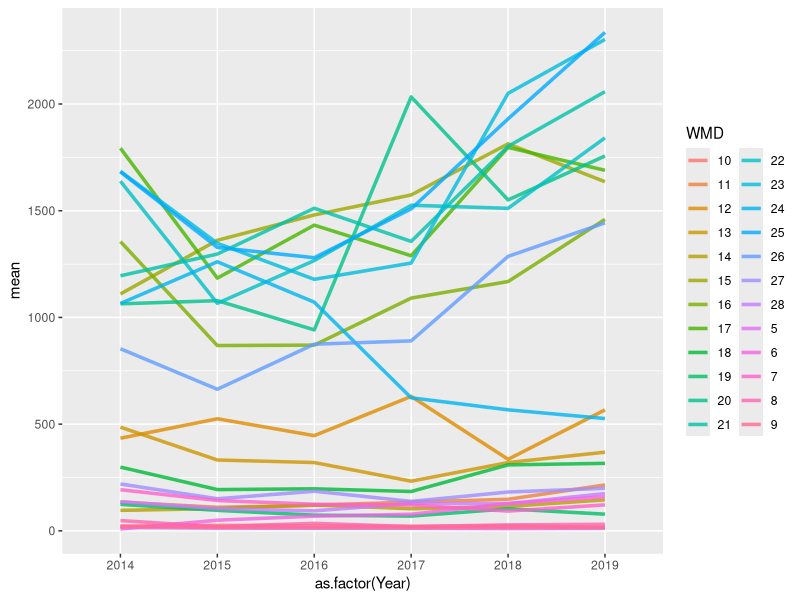
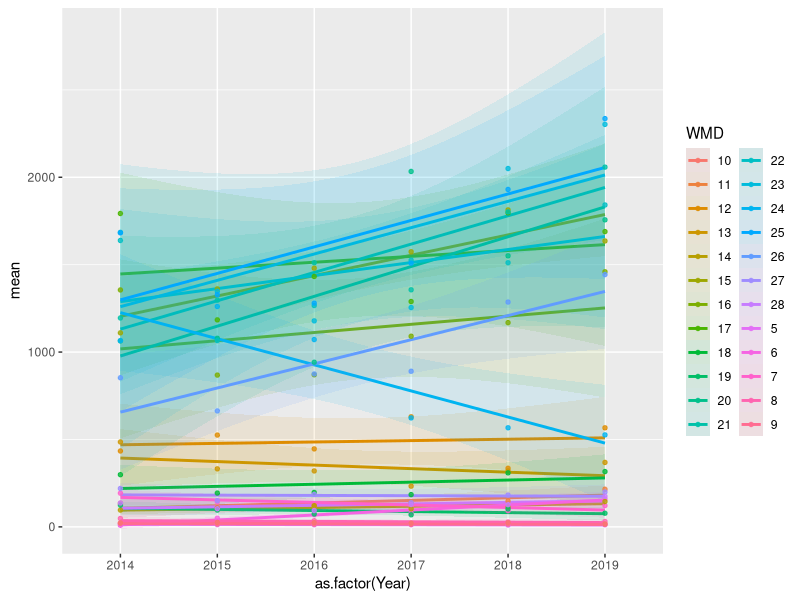
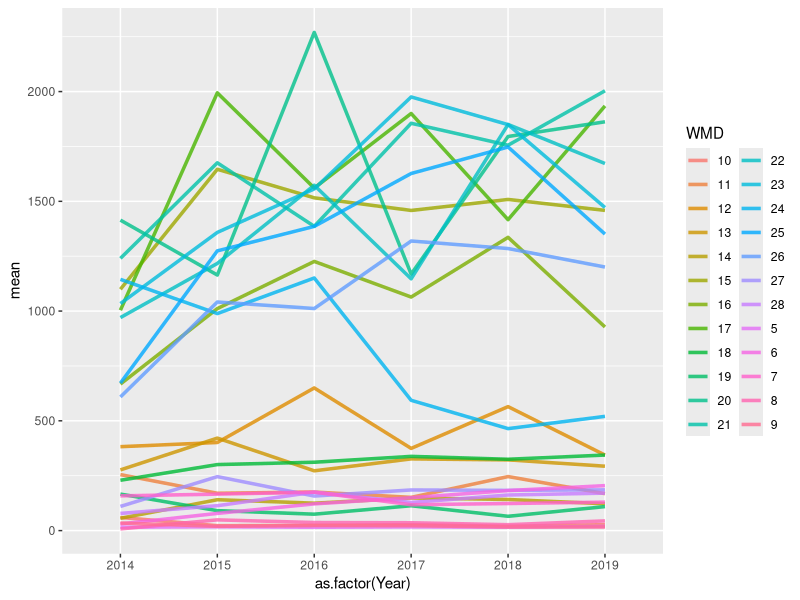
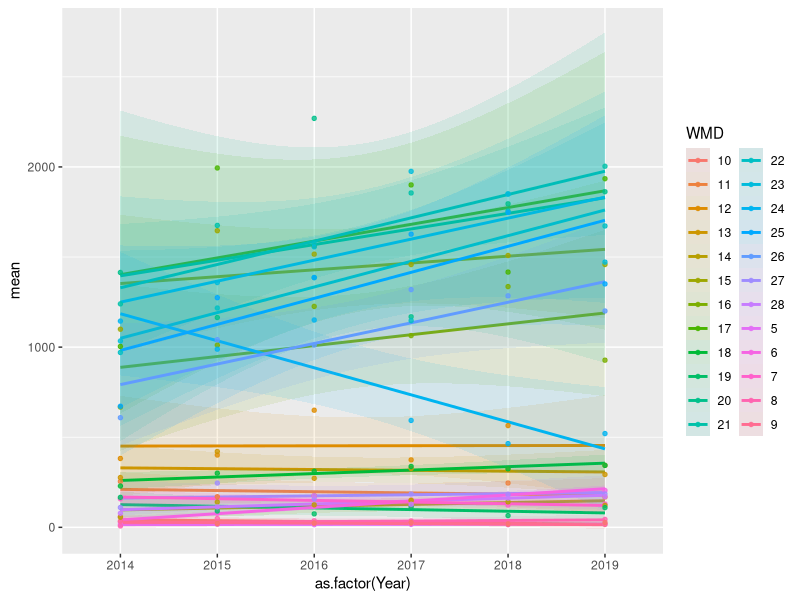
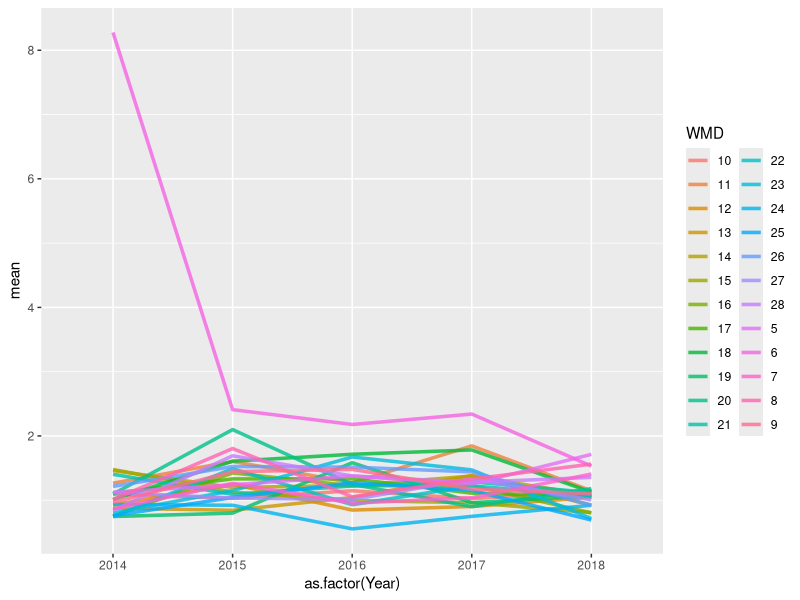
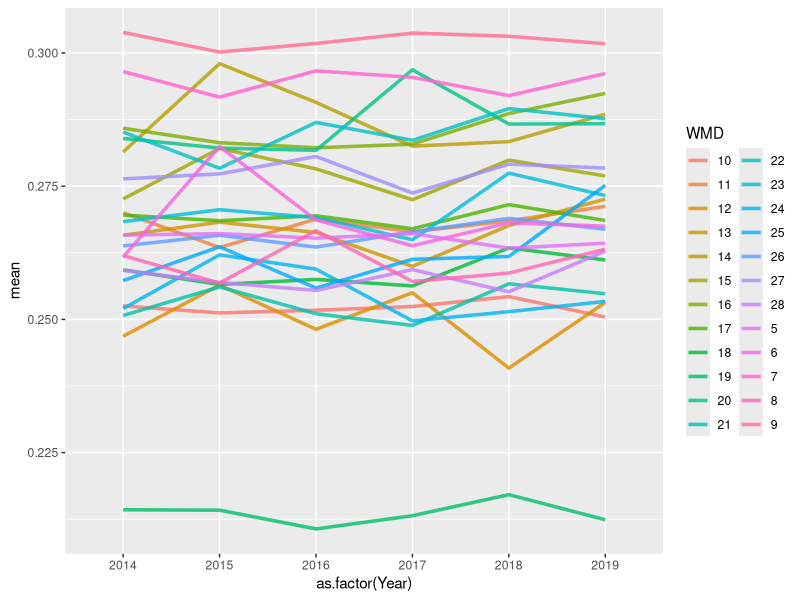
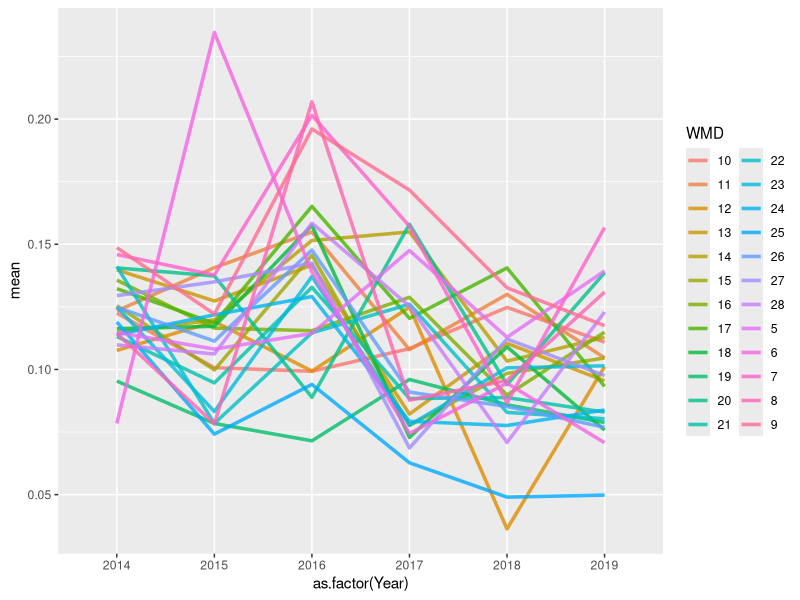
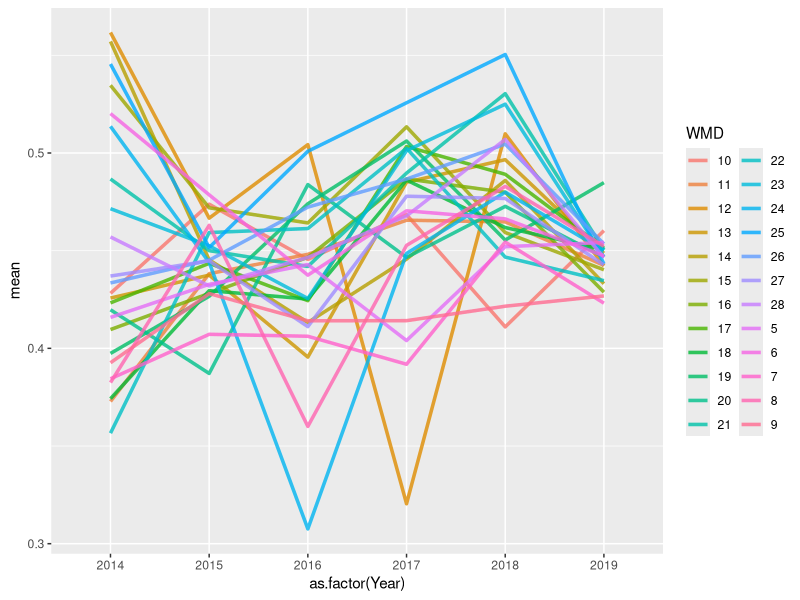

Generate these figures, in order, with R:
#Examine Model Outputs more easily
outputs <- read.csv("BR_P_SPP_SSPop_output.csv")
# outputs <- read.csv("2010to2019_SSPop_output.csv")
require(dplyr)
require(stringr)
require(tidyr)
require(miscTools)
require(ggplot2)

# population.long <- outputs %>%
#   filter(substr(X,1,1) == "N") %>%
#   mutate(Age = substr(X,3,3)) %>%
#   mutate(WMD = str_extract(X, "[:digit:]+")) %>%
#   mutate(Year = paste("Year",substr(str_extract(X, "[,^][:digit:]+"), 2,4), sep = "_")) %>%
#   dplyr::select(Year,Age, mean, WMD)
# population.est <- population.long %>%
#   pivot_wider(names_from = c(Age, Year), values_from = mean)
# View(population.est)

### WMD and Time Specific Abundance
# Adult
N.A.long <- outputs %>% 
  filter(substr(X,1,3) == "N.A") %>%
  mutate(WMD = str_extract(X, "[:digit:]+")) %>%
  mutate(Year = 2013 + as.numeric(substr(str_extract(X, "[,^][:digit:]+"), 2,4))) %>%
  dplyr::select(Year, mean, WMD)
N.A.est <- N.A.long %>%
  pivot_wider(names_from = c(Year), values_from = mean)
N.A.total <- data.frame(mean = colSums(N.A.est[2:ncol(N.A.est)]),
                        Year = min(N.A.long$Year):max(N.A.long$Year),
                        WMD = "Total")

ggplot(data = N.A.long, aes(y = mean, x = as.factor(Year), group = WMD)) +
  geom_line(aes(color = WMD), alpha = .8, size = 1.2)
ggsave("N_A_WMDestimates.jpeg", width = 12, height = 8, units = "in")

ggplot(data = N.A.long, aes(y = mean, x = as.factor(Year), group = WMD)) +
  stat_smooth(method = lm, aes(color = WMD, fill = WMD), alpha = .1)+
  geom_point(aes(color = WMD), alpha = .8, size = 1.2)
ggsave("N_A_WMDtrends.jpeg", width = 12, height = 8, units = "in")

write.csv(N.A.est, "N_A_WMDestimates.csv", row.names = F)


#Juvenile
N.J.long <- outputs %>% 
  filter(substr(X,1,3) == "N.J") %>%
  mutate(WMD = str_extract(X, "[:digit:]+")) %>%
  mutate(Year = 2013 + as.numeric(substr(str_extract(X, "[,^][:digit:]+"), 2,4))) %>%
  dplyr::select(Year, mean, WMD)
N.J.est <- N.J.long %>%
  pivot_wider(names_from = c(Year), values_from = mean)
N.J.total <- data.frame(mean = colSums(N.J.est[2:ncol(N.J.est)]),
                        Year = min(N.A.long$Year):max(N.J.long$Year),
                        WMD = "Total")

ggplot(data = N.J.long, aes(y = mean, x = as.factor(Year), group = WMD)) +
  geom_line(aes(color = WMD), alpha = .8, size = 1.2)
ggsave("N_J_WMDestimates.jpeg", width = 12, height = 8, units = "in")

ggplot(data = N.J.long, aes(y = mean, x = as.factor(Year), group = WMD)) +
  stat_smooth(method = lm, aes(color = WMD, fill = WMD), alpha = .1)+
  geom_point(aes(color = WMD), alpha = .8, size = 1.2)
ggsave("N_J_WMDtrends.jpeg", width = 12, height = 8, units = "in")

write.csv(N.J.est, "N_J_WMDestimates.csv", row.names = F)


### Recruitment
R.long <- outputs %>% 
  filter(substr(X,1,2) == "R[") %>%
  mutate(WMD = str_extract(X, "[:digit:]+")) %>%
  mutate(Year = 2013 + as.numeric(substr(str_extract(X, "[,^][:digit:]+"), 2,4))) %>%
  dplyr::select(Year, mean, WMD)
R.est <- R.long %>%
  pivot_wider(names_from = c(Year), values_from = mean)
ggplot(data = R.long, aes(y = mean, x = as.factor(Year), group = WMD)) +
  geom_line(aes(color = WMD), alpha = .8, size = 1.2)
ggsave("R_WMDestimates.jpeg", width = 12, height = 8, units = "in")
write.csv(R.est, "R_WMDestimates.csv", row.names = F)


### WMD and Time Specific Harvest Rate Estimates
#Adult
HR.A.long <- outputs %>% 
  filter(substr(X,1,8) == "WMD.HR.A") %>%
  mutate(WMD = str_extract(X, "[:digit:]+")) %>%
  mutate(Year = 2013 + as.numeric(substr(str_extract(X, "[,^][:digit:]+"), 2,4))) %>%
  dplyr::select(Year, mean, WMD)
HR.A.est <- HR.A.long %>%
  pivot_wider(names_from = c(Year), values_from = mean)
ggplot(data = HR.A.long, aes(y = mean, x = as.factor(Year), group = WMD)) +
  geom_line(aes(color = WMD), alpha = .8, size = 1.2)
ggsave("HR_A_WMDestimates.jpeg", width = 12, height = 8, units = "in")
write.csv(HR.A.est, "HR_A_WMDestimates.csv", row.names = F)


#Juvenile
HR.J.long <- outputs %>% 
  filter(substr(X,1,8) == "WMD.HR.J") %>%
  mutate(WMD = str_extract(X, "[:digit:]+")) %>%
  mutate(Year = 2013 + as.numeric(substr(str_extract(X, "[,^][:digit:]+"), 2,4))) %>%
  dplyr::select(Year, mean, WMD)
HR.J.est <- HR.J.long %>%
  pivot_wider(names_from = c(Year), values_from = mean)
ggplot(data = HR.J.long, aes(y = mean, x = as.factor(Year), group = WMD)) +
  geom_line(aes(color = WMD), alpha = .8, size = 1.2)
ggsave("HR_J_WMDestimates.jpeg", width = 12, height = 8, units = "in")
write.csv(HR.J.est, "HR_J_WMDestimates.csv", row.names = F)


### WMD and Time Specific Non Harvest Survival Estimates
# Adult
S.A.long <- outputs %>% 
  filter(substr(X,1,8) == "totalS.A") %>%
  mutate(WMD = str_extract(X, "[:digit:]+")) %>%
  mutate(Year = 2013 + as.numeric(substr(str_extract(X, "[,^][:digit:]+"), 2,4))) %>%
  dplyr::select(Year, mean, WMD)
S.A.est <- S.A.long %>%
  pivot_wider(names_from = c(Year), values_from = mean)
ggplot(data = S.A.long, aes(y = mean, x = as.factor(Year), group = WMD)) +
  geom_line(aes(color = WMD), alpha = .8, size = 1.2)
ggsave("S_A_WMDestimates.jpeg", width = 12, height = 8, units = "in")
write.csv(S.A.est, "S_A_WMDestimates.csv", row.names = F)


#Juvenile
S.J.long <- outputs %>% 
  filter(substr(X,1,8) == "totalS.J") %>%
  mutate(WMD = str_extract(X, "[:digit:]+")) %>%
  mutate(Year = 2013 + as.numeric(substr(str_extract(X, "[,^][:digit:]+"), 2,4))) %>%
  dplyr::select(Year, mean, WMD)
S.J.est <- S.J.long %>%
  pivot_wider(names_from = c(Year), values_from = mean)
ggplot(data = S.J.long, aes(y = mean, x = as.factor(Year), group = WMD)) +
  geom_line(aes(color = WMD), alpha = .8, size = 1.2)
ggsave("S_J_WMDestimates.jpeg", width = 12, height = 8, units = "in")
write.csv(S.J.est, "S_J_WMDestimates.csv", row.names = F)
